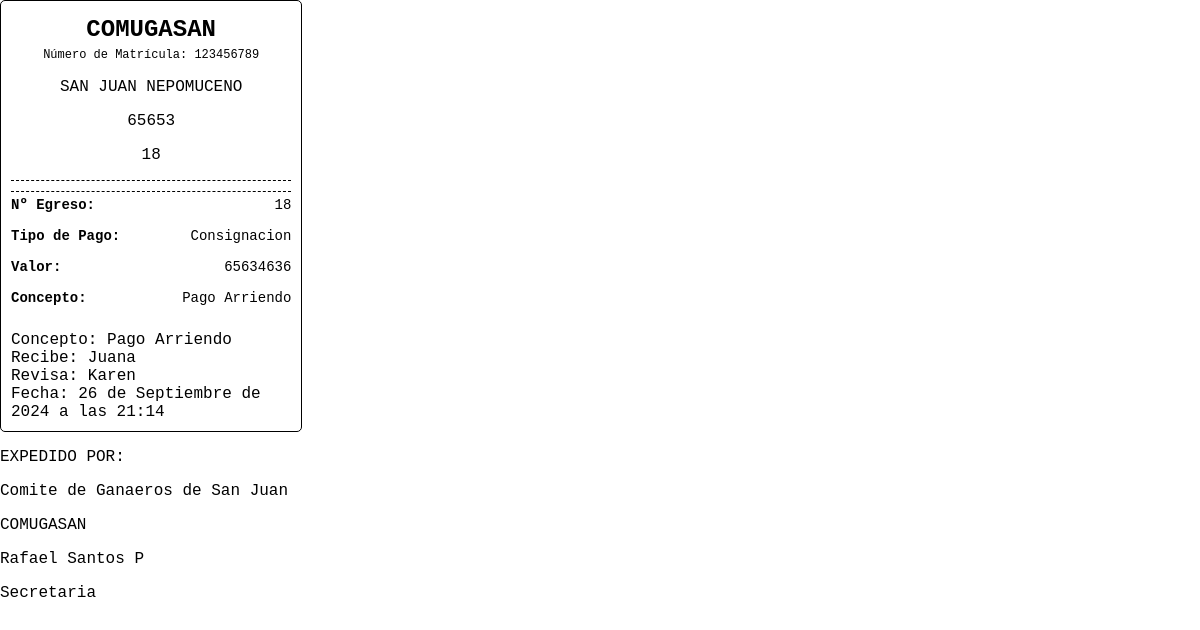
The app's page /egresos/imprimirEgreso/18, older data.
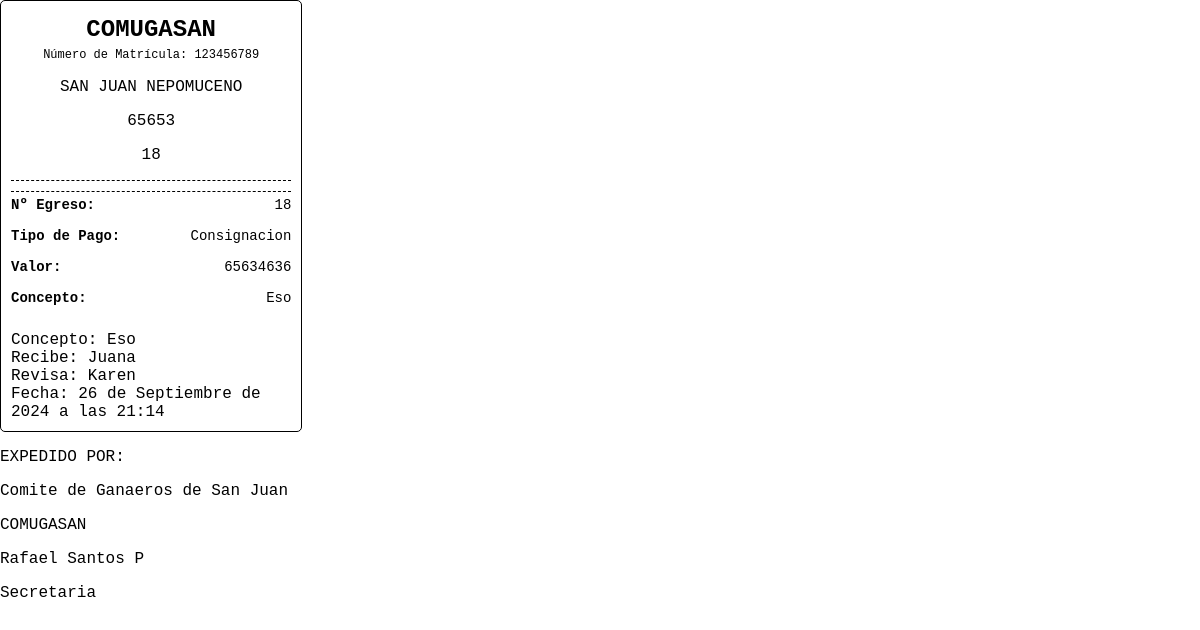
The same page, newer data.
### comite/models.py (models this page shows, shortened)
class Egresos(models.Model):
    nEgreso = models.AutoField(primary_key=True)
    tipo_pago = models.CharField(max_length=20)
    valorEgreso = models.IntegerField(default=0,blank=True,null=True)
    concepto = models.CharField(max_length=200)
    ciudad = models.CharField(max_length=100,default='San Juan Nepomuceno',editable=False)
    recibe = models.CharField(max_length=100, null=False)
    aprobado = models.CharField(max_length=100,default='Jorge Arzuaga',editable=False)
    revisado = models.CharField(max_length=100,default='Jorge Arzuaga',null=False)
    contabilizado = models.CharField(max_length=100,default='Eduard Posso',editable=False)
    fecha = models.DateTimeField(auto_now_add=True,editable=False)

### comite/views.py (the view)
# urls.py: path('egresos/imprimirEgreso/<int:nEgreso>', views.imprimirEgreso),
def imprimirEgreso(request,nEgreso):
    egreso = Egresos.objects.get(nEgreso=nEgreso)
    return render(request,"egresos/ticketEgresos.html",{"egreso":egreso})

### comite/templates/egresos/ticketEgresos.html (shortened to what this page needs)
<!DOCTYPE html>
<html lang="es">
<head>
    {% load static %}
<link rel="stylesheet" href="{%  static 'css/style_ticket.css' %}">
</head>
<body>
    <div class="ticket">
        <div class="header">
            <h1>COMUGASAN</h1>
            <p class="matricula">Número de Matrícula: 123456789</p>
            <p>SAN JUAN NEPOMUCENO</p>
            <p>65653</p>
            <p>{{egreso.nEgreso}}</p>
        </div>
        <div class="footer">
            <div class="row">
                <span class="label">Nº Egreso:</span>
                <span class="value">{{egreso.nEgreso }}</span>
            </div>
            <div class="row">
                <span class="label">Tipo de Pago:</span>
                <span class="value">{{ egreso.tipo_pago }}</span>
            </div>
            <div class="row">
                <span class="label">Valor:</span>
                <span class="value">{{ egreso.valorEgreso }}</span>
            </div>
            <div class="row">
                <span class="label">Concepto:</span>
                <span class="value">{{ egreso.concepto }}</span>
            </div>
            <div class="row"></div>
                <span class="label">Concepto:</span>
                <span class="value">{{ egreso.concepto }}</span>
            </div>
            <div class="row">
                <span class="label">Recibe:</span>
                <span class="value">{{ egreso.recibe }}</span>
            </div>
            <div class="row">
                <span class="label">Revisa:</span>
                <span class="value">{{ egreso.revisado }}</span>
            </div>
            <div class="row">
                <span class="label">Fecha:</span>
                <span class="value">{{ egreso.fecha }}</span>
            </div>
        </div>
    <div>
        <p>EXPEDIDO POR:</p>
        <p>Comite de Ganaeros de San Juan</p>
        <p>COMUGASAN </p>
        <p>Rafael Santos P</p>
        <p>Secretaria </p>
    </div>
</body>
</html>

Row changes from the older to the newer data that the page shows:
changed Egresos "Juana": concepto "Pago Arriendo" → "Eso"
